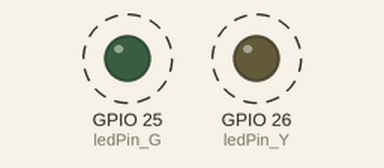
Simulated run of this sketch. Board: ESP32. On the bench: output pins drawn as LEDs (lit = HIGH). Dashed ring = blinking.

Above: at 0.2 s.
Timing chart, 0 to 3.0 s (numbered marks = the images above):
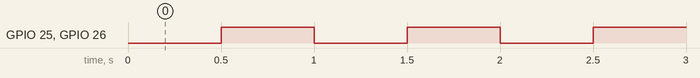

The sketch:

ex02.ino
```cpp
const int ledPin_Y = 26;
const int ledPin_G = 25;
unsigned long lastMillis = 0; // 记录上次状态变化时间
const long interval = 500;    // 500ms 切换一次状态 → 1Hz
int ledState = LOW;           // 当前LED状态

void setup() {
  pinMode(ledPin_Y, OUTPUT);
  pinMode(ledPin_G, OUTPUT);
}

void loop() {
  unsigned long now = millis(); // 获取当前时间
  // 如果时间差超过 interval，就切换LED
  if (now - lastMillis >= interval) {
    lastMillis = now;          // 更新时间记录
    ledState = !ledState;      // 翻转状态（LOW ↔ HIGH）
    digitalWrite(ledPin_Y, ledState);
    digitalWrite(ledPin_G, ledState);
  }
}
```

Measured:
- by itself, GPIO 25 (ledPin_G), GPIO 26 (ledPin_Y): alternates HIGH for 0.50 s and LOW for 0.50 s
